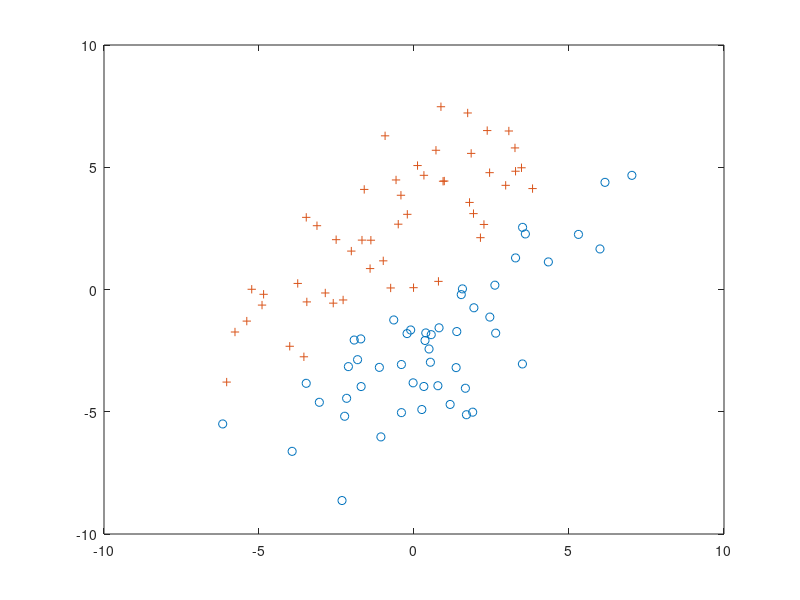

Here is the MATLAB script that generated this plot: (Note: this script raises an error after producing the figure.)
%generovanie dat
n = 2;
randn('state',2);
N = 50; M = 50;
Y = [1.5+0.9*randn(1,0.6*N), 1.5+0.7*randn(1,0.4*N);
     2*(randn(1,0.6*N)+1), 2*(randn(1,0.4*N)-1)];
X = [-1.5+0.9*randn(1,0.6*M),  -1.5+0.7*randn(1,0.4*M);
      2*(randn(1,0.6*M)-1), 2*(randn(1,0.4*M)+1)];
T = [-1 1; 1 1];
Y = T*Y;  X = T*X; 

%vykreslenie dat
plot(X(1,:),X(2,:),'o')
hold on
plot(Y(1,:),Y(2,:),'+')


m=100;
n=1;
% label
y1=ones(50,1);
y2=zeros(50,1);
y_train = vertcat(y1,y2);
% jednotkovy vektor
u1=ones(1,100);
train_set_1D= horzcat(Y(2,:),X(2,:))
xx=vertcat(u1,train_set_1D);


cvx_begin
variable w(n+1) 

%maximize(y_train'*uu*xx-sum(log_sum_exp([zeros(1,m); xx'*uu'])))
minimize((w'*xx)*(ones(m,1)-y_train) +sum(log_sum_exp([zeros(1,m); -w'*xx])))

cvx_end
%vykreslenie dat a priamky
x = linspace(-10,10,100);
y = w(1)+x*w(2);
plot(X(1,:),X(2,:),'o')
hold on
plot(Y(1,:),Y(2,:),'+')
hold on
plot(x,y)
